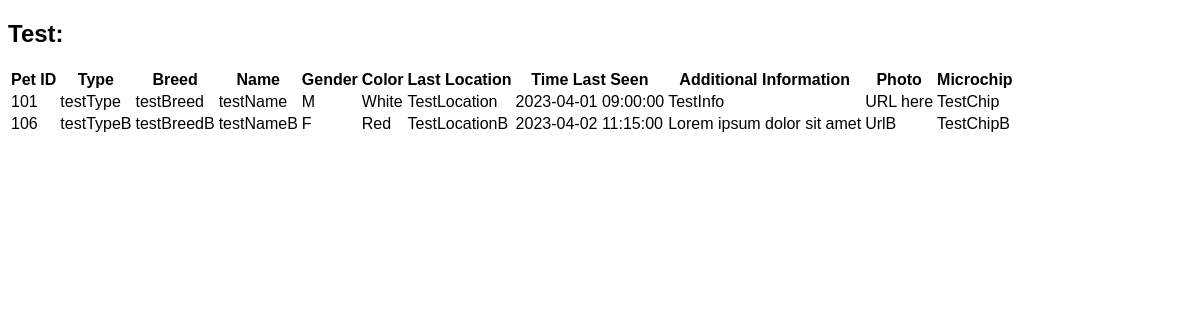
Before: /Lost.php with the older database file.
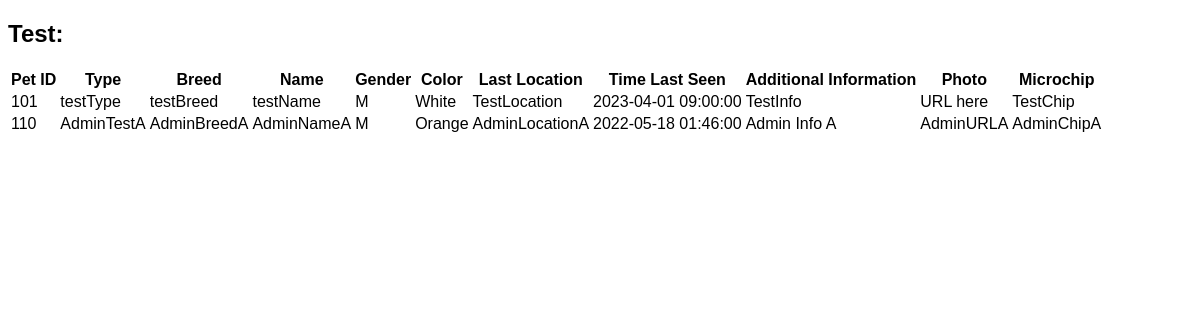
After: the same page with the newer database file.
### tables this page shows
CREATE TABLE `lost_pets` (
  `lost_pets_id` int(11) NOT NULL,
  `Type` varchar(25) NOT NULL,
  `Breed` varchar(25) NOT NULL,
  `Name` varchar(25) NOT NULL,
  `Gender` char(1) NOT NULL,
  `Color` varchar(25) NOT NULL,
  `Last_Location` varchar(40) NOT NULL,
  `DateTime_LastSeen` datetime NOT NULL,
  `Additional_Information` varchar(1000) NOT NULL,
  `Upload_Photo` varchar(1000) NOT NULL,
  `Roles_Lost_Pets` varchar(25) NOT NULL,
  `Microchip` varchar(25) NOT NULL
);

### Lost.php (the view, shortened to what this page needs)
<!DOCTYPE html>
<html lang="en">
<head>
</head>
<body>
	<h2>Test:</h2>
	<?php
	require_once 'Config.php';
	$sql = "SELECT * FROM lost_pets";
	if($result = $mysqli->query($sql)){
		if($result->num_rows < 1){
			echo '<div class="alert alert-danger"><em>No records were found.</em></div>';
		} else {
			echo '<table>';
                echo "<thead>";
                  echo "<tr>";
                    echo '<th>Pet ID</th>';
                    echo "<th>Type</th>";
                    echo "<th>Breed</th>";
                    echo "<th>Name</th>";
                    echo "<th>Gender</th>";
                    echo "<th>Color</th>";
                    echo "<th>Last Location</th>";
                    echo "<th>Time Last Seen</th>";
                    echo "<th>Additional Information</th>";
                    echo "<th>Photo</th>";
                    echo "<th>Microchip</th>";
                  echo "</tr>";
                echo "</thead>";
				echo "<tbody>";
					while($row = $result -> fetch_array()){
						echo "<tr>";
							echo "<td>". $row['lost_pets_id']. "</td>";
							echo "<td>". $row['Type']. "</td>";
							echo "<td>". $row['Breed']. "</td>";
							echo "<td>". $row['Name']. "</td>";
							echo "<td>". $row['Gender']. "</td>";
							echo "<td>". $row['Color']. "</td>";
							echo "<td>". $row['Last_Location']. "</td>";
							echo "<td>". $row['DateTime_LastSeen']. "</td>";
							echo "<td>". $row['Additional_Information']. "</td>";
							echo "<td>". $row['Upload_Photo']. "</td>";
							echo "<td>". $row['Microchip']. "</td>";
						echo "</tr>";
					}
				echo "</tbody>";
			echo "</table>";
		}
	} else {
		echo "Oops! Something went wrong. Please try again later.";
	}
	?>
</body>

### Lost.php (style rules this page uses)
body { margin: 5; background-color: #FFFFFF; font-family: 'Trebuchet MS', 'Lucida Sans Unicode', 'Lucida Grande', 'Lucida Sans', Arial, sans-serif; }

Changed rows visible on the page:
removed lost_pets: lost_pets_id "106", Type "testTypeB", Breed "testBreedB", Name "testNameB", Gender "F", Color "Red", Last_Location "TestLocationB", DateTime_LastSeen "2023-04-02 11:15:00", Additional_Information "Lorem ipsum dolor sit amet", Upload_Photo "UrlB", Microchip "TestChipB"
added lost_pets: lost_pets_id "110", Type "AdminTestA", Breed "AdminBreedA", Name "AdminNameA", Gender "M", Color "Orange", Last_Location "AdminLocationA", DateTime_LastSeen "2022-05-18 01:46:00", Additional_Information "Admin Info A", Upload_Photo "AdminURLA", Microchip "AdminChipA"
